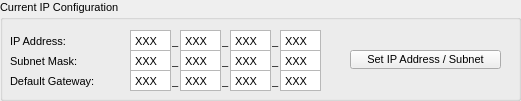
    <widget class="QGroupBox" name="currentIPConfiguration">
     <property name="geometry">
      <rect>
       <x>10</x>
       <y>260</y>
       <width>521</width>
       <height>101</height>
      </rect>
     </property>
     <property name="font">
      <font>
       <pointsize>8</pointsize>
      </font>
     </property>
     <property name="title">
      <string>Current IP Configuration</string>
     </property>
     <widget class="QLabel" name="label_12">
      <property name="geometry">
       <rect>
        <x>10</x>
        <y>33</y>
        <width>101</width>
        <height>16</height>
       </rect>
      </property>
      <property name="text">
       <string>IP Address:</string>
      </property>
     </widget>
     <widget class="QLabel" name="label_13">
      <property name="geometry">
       <rect>
        <x>10</x>
        <y>53</y>
        <width>101</width>
        <height>16</height>
       </rect>
      </property>
      <property name="text">
       <string>Subnet Mask:</string>
      </property>
     </widget>
     <widget class="QLabel" name="label_14">
      <property name="geometry">
       <rect>
        <x>10</x>
        <y>73</y>
        <width>101</width>
        <height>16</height>
       </rect>
      </property>
      <property name="text">
       <string>Default Gateway:</string>
      </property>
     </widget>
     <widget class="QPlainTextEdit" name="currentIP3Text">
      <property name="enabled">
       <bool>true</bool>
      </property>
      <property name="geometry">
       <rect>
        <x>130</x>
        <y>30</y>
        <width>41</width>
        <height>21</height>
       </rect>
      </property>
      <property name="sizePolicy">
       <sizepolicy hsizetype="Expanding" vsizetype="Fixed">
        <horstretch>0</horstretch>
        <verstretch>0</verstretch>
       </sizepolicy>
      </property>
      <property name="verticalScrollBarPolicy">
       <enum>Qt::ScrollBarAlwaysOff</enum>
      </property>
      <property name="horizontalScrollBarPolicy">
       <enum>Qt::ScrollBarAlwaysOff</enum>
      </property>
      <property name="tabChangesFocus">
       <bool>true</bool>
      </property>
      <property name="undoRedoEnabled">
       <bool>true</bool>
      </property>
      <property name="plainText">
       <string>XXX</string>
      </property>
     </widget>
     <widget class="QPlainTextEdit" name="currentSubnet3Text">
      <property name="enabled">
       <bool>true</bool>
      </property>
      <property name="geometry">
       <rect>
        <x>130</x>
        <y>50</y>
        <width>41</width>
        <height>21</height>
       </rect>
      </property>
      <property name="sizePolicy">
       <sizepolicy hsizetype="Expanding" vsizetype="Fixed">
        <horstretch>0</horstretch>
        <verstretch>0</verstretch>
       </sizepolicy>
      </property>
      <property name="verticalScrollBarPolicy">
       <enum>Qt::ScrollBarAlwaysOff</enum>
      </property>
      <property name="horizontalScrollBarPolicy">
       <enum>Qt::ScrollBarAlwaysOff</enum>
      </property>
      <property name="tabChangesFocus">
       <bool>true</bool>
      </property>
      <property name="plainText">
       <string>XXX</string>
      </property>
     </widget>
     <widget class="QPlainTextEdit" name="currentGateway3Text">
      <property name="enabled">
       <bool>true</bool>
      </property>
      <property name="geometry">
       <rect>
        <x>130</x>
        <y>70</y>
        <width>41</width>
        <height>21</height>
       </rect>
      </property>
      <property name="sizePolicy">
       <sizepolicy hsizetype="Expanding" vsizetype="Fixed">
        <horstretch>0</horstretch>
        <verstretch>0</verstretch>
       </sizepolicy>
      </property>
      <property name="verticalScrollBarPolicy">
       <enum>Qt::ScrollBarAlwaysOff</enum>
      </property>
      <property name="horizontalScrollBarPolicy">
       <enum>Qt::ScrollBarAlwaysOff</enum>
      </property>
      <property name="tabChangesFocus">
       <bool>true</bool>
      </property>
      <property name="plainText">
       <string>XXX</string>
      </property>
     </widget>
     <widget class="QLabel" name="label_15">
      <property name="geometry">
       <rect>
        <x>172</x>
        <y>33</y>
        <width>8</width>
        <height>16</height>
       </rect>
      </property>
      <property name="text">
       <string>_</string>
      </property>
     </widget>
     <widget class="QLabel" name="label_16">
      <property name="geometry">
       <rect>
        <x>172</x>
        <y>53</y>
        <width>8</width>
        <height>16</height>
       </rect>
      </property>
      <property name="text">
       <string>_</string>
      </property>
     </widget>
     <widget class="QLabel" name="label_17">
      <property name="geometry">
       <rect>
        <x>172</x>
        <y>73</y>
        <width>8</width>
        <height>16</height>
       </rect>
      </property>
      <property name="text">
       <string>_</string>
      </property>
     </widget>
     <widget class="QPlainTextEdit" name="currentSubnet2Text">
      <property name="enabled">
       <bool>true</bool>
      </property>
      <property name="geometry">
       <rect>
        <x>180</x>
        <y>50</y>
        <width>41</width>
        <height>21</height>
       </rect>
      </property>
      <property name="sizePolicy">
       <sizepolicy hsizetype="Expanding" vsizetype="Fixed">
        <horstretch>0</horstretch>
        <verstretch>0</verstretch>
       </sizepolicy>
      </property>
      <property name="verticalScrollBarPolicy">
       <enum>Qt::ScrollBarAlwaysOff</enum>
      </property>
      <property name="horizontalScrollBarPolicy">
       <enum>Qt::ScrollBarAlwaysOff</enum>
      </property>
      <property name="tabChangesFocus">
       <bool>true</bool>
      </property>
      <property name="plainText">
       <string>XXX</string>
      </property>
     </widget>
     <widget class="QLabel" name="label_18">
      <property name="geometry">
       <rect>
        <x>222</x>
        <y>33</y>
        <width>8</width>
        <height>16</height>
       </rect>
      </property>
      <property name="text">
       <string>_</string>
      </property>
     </widget>
     <widget class="QPlainTextEdit" name="currentGateway2Text">
      <property name="enabled">
       <bool>true</bool>
      </property>
      <property name="geometry">
       <rect>
        <x>180</x>
        <y>70</y>
        <width>41</width>
        <height>21</height>
       </rect>
      </property>
      <property name="sizePolicy">
       <sizepolicy hsizetype="Expanding" vsizetype="Fixed">
        <horstretch>0</horstretch>
        <verstretch>0</verstretch>
       </sizepolicy>
      </property>
      <property name="verticalScrollBarPolicy">
       <enum>Qt::ScrollBarAlwaysOff</enum>
      </property>
      <property name="horizontalScrollBarPolicy">
       <enum>Qt::ScrollBarAlwaysOff</enum>
      </property>
      <property name="tabChangesFocus">
       <bool>true</bool>
      </property>
      <property name="plainText">
       <string>XXX</string>
      </property>
     </widget>
     <widget class="QPlainTextEdit" name="currentIP2Text">
      <property name="enabled">
       <bool>true</bool>
      </property>
      <property name="geometry">
       <rect>
        <x>180</x>
        <y>30</y>
        <width>41</width>
        <height>21</height>
       </rect>
      </property>
      <property name="sizePolicy">
       <sizepolicy hsizetype="Expanding" vsizetype="Fixed">
        <horstretch>0</horstretch>
        <verstretch>0</verstretch>
       </sizepolicy>
      </property>
      <property name="verticalScrollBarPolicy">
       <enum>Qt::ScrollBarAlwaysOff</enum>
      </property>
      <property name="horizontalScrollBarPolicy">
       <enum>Qt::ScrollBarAlwaysOff</enum>
      </property>
      <property name="tabChangesFocus">
       <bool>true</bool>
      </property>
      <property name="plainText">
       <string>XXX</string>
      </property>
     </widget>
     <widget class="QLabel" name="label_19">
      <property name="geometry">
       <rect>
        <x>222</x>
        <y>53</y>
        <width>8</width>
        <height>16</height>
       </rect>
      </property>
      <property name="text">
       <string>_</string>
      </property>
     </widget>
     <widget class="QLabel" name="label_20">
      <property name="geometry">
       <rect>
        <x>222</x>
        <y>73</y>
        <width>8</width>
        <height>16</height>
       </rect>
      </property>
      <property name="text">
       <string>_</string>
      </property>
     </widget>
     <widget class="QPlainTextEdit" name="currentSubnet1Text">
      <property name="enabled">
       <bool>true</bool>
      </property>
      <property name="geometry">
       <rect>
        <x>230</x>
        <y>50</y>
        <width>41</width>
        <height>21</height>
       </rect>
      </property>
      <property name="sizePolicy">
       <sizepolicy hsizetype="Expanding" vsizetype="Fixed">
        <horstretch>0</horstretch>
        <verstretch>0</verstretch>
       </sizepolicy>
      </property>
      <property name="verticalScrollBarPolicy">
       <enum>Qt::ScrollBarAlwaysOff</enum>
      </property>
      <property name="horizontalScrollBarPolicy">
       <enum>Qt::ScrollBarAlwaysOff</enum>
      </property>
      <property name="tabChangesFocus">
       <bool>true</bool>
      </property>
      <property name="plainText">
       <string>XXX</string>
      </property>
     </widget>
     <widget class="QLabel" name="label_21">
      <property name="geometry">
       <rect>
        <x>272</x>
        <y>33</y>
        <width>8</width>
        <height>16</height>
       </rect>
      </property>
      <property name="text">
       <string>_</string>
      </property>
     </widget>
     <widget class="QPlainTextEdit" name="currentGateway1Text">
      <property name="enabled">
       <bool>true</bool>
      </property>
      <property name="geometry">
       <rect>
        <x>230</x>
        <y>70</y>
        <width>41</width>
        <height>21</height>
       </rect>
      </property>
      <property name="sizePolicy">
       <sizepolicy hsizetype="Expanding" vsizetype="Fixed">
        <horstretch>0</horstretch>
        <verstretch>0</verstretch>
       </sizepolicy>
      </property>
      <property name="verticalScrollBarPolicy">
       <enum>Qt::ScrollBarAlwaysOff</enum>
      </property>
      <property name="horizontalScrollBarPolicy">
       <enum>Qt::ScrollBarAlwaysOff</enum>
      </property>
      <property name="tabChangesFocus">
       <bool>true</bool>
      </property>
      <property name="plainText">
       <string>XXX</string>
      </property>
     </widget>
     <widget class="QPlainTextEdit" name="currentIP1Text">
      <property name="enabled">
       <bool>true</bool>
      </property>
      <property name="geometry">
       <rect>
        <x>230</x>
        <y>30</y>
        <width>41</width>
        <height>21</height>
       </rect>
      </property>
      <property name="sizePolicy">
       <sizepolicy hsizetype="Expanding" vsizetype="Fixed">
        <horstretch>0</horstretch>
        <verstretch>0</verstretch>
       </sizepolicy>
      </property>
      <property name="verticalScrollBarPolicy">
       <enum>Qt::ScrollBarAlwaysOff</enum>
      </property>
      <property name="horizontalScrollBarPolicy">
       <enum>Qt::ScrollBarAlwaysOff</enum>
      </property>
      <property name="tabChangesFocus">
       <bool>true</bool>
      </property>
      <property name="plainText">
       <string>XXX</string>
      </property>
     </widget>
     <widget class="QLabel" name="label_22">
      <property name="geometry">
       <rect>
        <x>272</x>
        <y>53</y>
        <width>8</width>
        <height>16</height>
       </rect>
      </property>
      <property name="text">
       <string>_</string>
      </property>
     </widget>
     <widget class="QLabel" name="label_23">
      <property name="geometry">
       <rect>
        <x>272</x>
        <y>73</y>
        <width>8</width>
        <height>16</height>
       </rect>
      </property>
      <property name="text">
       <string>_</string>
      </property>
     </widget>
     <widget class="QPlainTextEdit" name="currentSubnet0Text">
      <property name="enabled">
       <bool>true</bool>
      </property>
      <property name="geometry">
       <rect>
        <x>280</x>
        <y>50</y>
        <width>41</width>
        <height>21</height>
       </rect>
      </property>
      <property name="sizePolicy">
       <sizepolicy hsizetype="Expanding" vsizetype="Fixed">
        <horstretch>0</horstretch>
        <verstretch>0</verstretch>
       </sizepolicy>
      </property>
      <property name="verticalScrollBarPolicy">
       <enum>Qt::ScrollBarAlwaysOff</enum>
      </property>
      <property name="horizontalScrollBarPolicy">
       <enum>Qt::ScrollBarAlwaysOff</enum>
      </property>
      <property name="tabChangesFocus">
       <bool>true</bool>
      </property>
      <property name="plainText">
       <string>XXX</string>
      </property>
     </widget>
     <widget class="QPlainTextEdit" name="currentGateway0Text">
      <property name="enabled">
       <bool>true</bool>
      </property>
      <property name="geometry">
       <rect>
        <x>280</x>
        <y>70</y>
        <width>41</width>
        <height>21</height>
       </rect>
      </property>
      <property name="sizePolicy">
       <sizepolicy hsizetype="Expanding" vsizetype="Fixed">
        <horstretch>0</horstretch>
        <verstretch>0</verstretch>
       </sizepolicy>
      </property>
      <property name="verticalScrollBarPolicy">
       <enum>Qt::ScrollBarAlwaysOff</enum>
      </property>
      <property name="horizontalScrollBarPolicy">
       <enum>Qt::ScrollBarAlwaysOff</enum>
      </property>
      <property name="tabChangesFocus">
       <bool>true</bool>
      </property>
      <property name="plainText">
       <string>XXX</string>
      </property>
     </widget>
     <widget class="QPlainTextEdit" name="currentIP0Text">
      <property name="enabled">
       <bool>true</bool>
      </property>
      <property name="geometry">
       <rect>
        <x>280</x>
        <y>30</y>
        <width>41</width>
        <height>21</height>
       </rect>
      </property>
      <property name="sizePolicy">
       <sizepolicy hsizetype="Expanding" vsizetype="Fixed">
        <horstretch>0</horstretch>
        <verstretch>0</verstretch>
       </sizepolicy>
      </property>
      <property name="verticalScrollBarPolicy">
       <enum>Qt::ScrollBarAlwaysOff</enum>
      </property>
      <property name="horizontalScrollBarPolicy">
       <enum>Qt::ScrollBarAlwaysOff</enum>
      </property>
      <property name="tabChangesFocus">
       <bool>true</bool>
      </property>
      <property name="plainText">
       <string>XXX</string>
      </property>
     </widget>
     <widget class="QPushButton" name="setCurrentIPAddressSubnetButton">
      <property name="geometry">
       <rect>
        <x>350</x>
        <y>50</y>
        <width>151</width>
        <height>19</height>
       </rect>
      </property>
      <property name="text">
       <string>Set IP Address / Subnet</string>
      </property>
     </widget>
    </widget>
